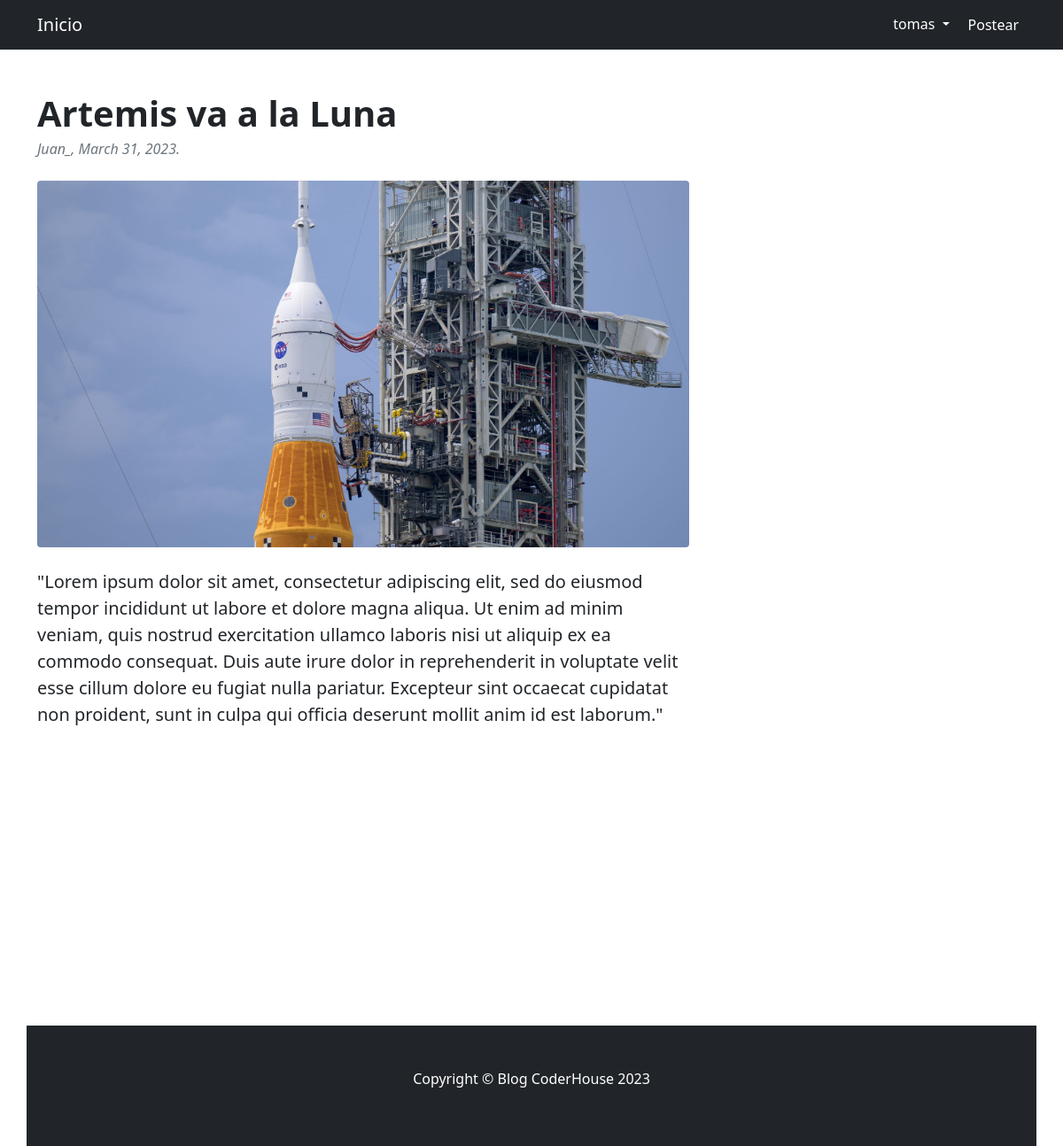
The app's page /pages/32 (signed in) with its own data.
### blog/models.py (models this page shows, shortened)
class Post(models.Model):
    id = models.AutoField(primary_key=True)
    title = models.CharField(max_length=40)
    subtitle = models.CharField(max_length=40)
    body = models.CharField(max_length=1000)
    author = models.ForeignKey(User, on_delete=models.CASCADE)
    date = models.DateField(default=datetime.now)
    image = models.ImageField(upload_to='media', blank=True, null=True)

### blog/views.py (the view)
# urls.py: path('<pk>', PostDetail.as_view(), name="Detail"),
class PostDetail(DetailView):
    model = Post
    template_name = 'post_detail.html'

### blog/templates/post_detail.html (shortened to what this page needs)
<!DOCTYPE html>
<html lang="en">
    <head>
        {% load static %}
        <link rel="stylesheet" href="https://cdnjs.cloudflare.com/ajax/libs/twitter-bootstrap/4.6.0/css/bootstrap.min.css">
        <link href="{% static 'post/css/styles.css' %}" rel="stylesheet" />
    </head>
    <body>
        <nav class="navbar navbar-expand-lg navbar-dark bg-dark">
            <div class="container">
                <a class="navbar-brand" href="{% url 'Home' %}">Inicio</a>
                <div class="collapse navbar-collapse" id="navbarSupportedContent">
                    <ul class="navbar-nav ms-auto mb-2 mb-lg-0">
                        {% if user.is_authenticated %}
                        <div class="dropdown">
                            <button class="btn btn-default dropdown-toggle" type="button" id="dropdownMenuButton" data-toggle="dropdown" aria-expanded="false" style="color:white">
                                {{user.username}}
                            </button>
                        </div>
                            <li class="nav-item"><a class="nav-link active" aria-current="page" href="#">Postear</a></li>
                        {% endif %}
                    </ul>
                </div>
            </div>
        </nav>
        <div class="container mt-5">
            <div class="row">
                <div class="col-lg-8">
                    <article>
                        <header class="mb-4">
                            <h1 class="fw-bolder mb-1">{{post.title}}</h1>
                            <div class="text-muted fst-italic mb-2">{{post.author}}, {{post.date}}.</div>
                        </header>
                        <figure class="mb-4"><img class="img-fluid rounded" src="{{post.image.url}}" alt="..." /></figure>
                        <section class="mb-5">
                            <p class="fs-5 mb-4">{{post.body}}</p>
                        </section>
                    </article>
                    <br><br><br><br><br><br><br><br><br><br><br><br>
                </div>
        <footer class="py-5 bg-dark">
            <div class="container"><p class="text-center text-white">Copyright &copy; Blog CoderHouse 2023</p></div>
        </footer>
    </body>
</html>

### records on screen
Post: title "Artemis va a la Luna", author "Juan_", date "March 31, 2023", image (picture), body "\"Lorem ipsum dolor sit amet, consectetur adipiscing elit, sed do eiusmod tempor incididunt ut labore et dolore magna aliqua. Ut enim ad minim veniam, quis nostrud exercitation ullamco laboris nisi ut aliquip ex ea commodo consequat. Duis aute irure dolor in reprehenderit in voluptate velit esse cillum dolore eu fugiat nulla pariatur. Excepteur sint occaecat cupidatat non proident, sunt in culpa qui officia deserunt mollit anim id est laborum.\""

### other values on screen
{{ user.username }} "tomas"
